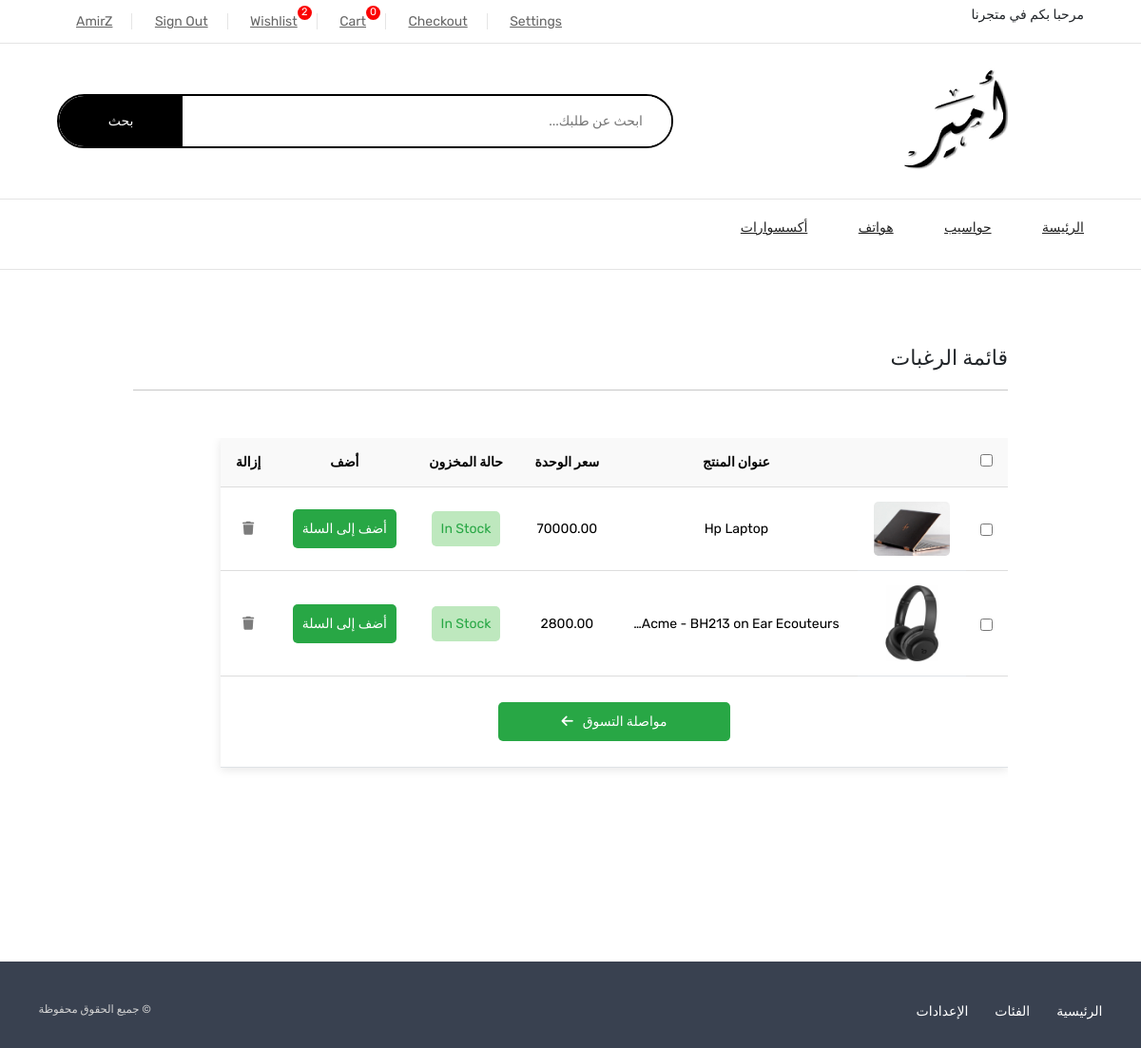
Page /wishlist/ (signed in) on the committed database.
### userauths/models.py (models this page shows, shortened)
class User(AbstractUser):
    email = models.EmailField(unique=True)
    username = models.CharField(max_length=100)
    bio = models.CharField(max_length=200)
    USERNAME_FIELD = "email"
    REQUIRED_FIELDS = ['username']

### core/models.py (models this page shows, shortened)
class Category(models.Model):
    cid = ShortUUIDField(
        unique=True,
        length=10,
        max_length=30,
        prefix="cat",
        alphabet="abcdefgh12345"
    )
    title = models.CharField(max_length=100, default="Computer")
    image = models.ImageField(upload_to="category", default="category.jpg")
    class Meta:
        verbose_name_plural = "Categories"

class Wishlists(models.Model):
    user = models.ForeignKey(User, on_delete=models.SET_NULL, null=True)
    product = models.ForeignKey(Product, on_delete=models.SET_NULL, null=True)
    date = models.DateTimeField(auto_now_add=True)
    class Meta:
        verbose_name_plural = "Wishlists "

class Product(models.Model):
    pid = ShortUUIDField(
        unique=True,
        length=10,
        max_length=30,
        alphabet="abcdefgh12345"
    )
    user = models.ForeignKey(User, on_delete=models.SET_NULL, null=True)
    category = models.ForeignKey(Category, on_delete=models.SET_NULL, null=True, related_name="category")
    vendor = models.ForeignKey(Vendor, on_delete=models.SET_NULL, null=True, related_name="vendor")
    title = models.CharField(max_length=100, default="CS")
    image = models.ImageField(upload_to=user_directory_path, default="product.jpg")
    description = RichTextUploadingField(null=True, blank=True, default="This is the product")
    price = models.DecimalField(max_digits=12, decimal_places=2, default="0.00")
    old_price = models.DecimalField(max_digits=12, decimal_places=2, default="2.99")
    specifications = RichTextUploadingField(null=True, blank=True, default="Good Product !")
    stock_count = models.CharField(max_length=100, default="8", null=True, blank=True)
    product_status = models.CharField(choices=STATUS, max_length=10, default="in_review")
    status = models.BooleanField(default=True)
    in_stock = models.BooleanField(default=True)
    featured = models.BooleanField(default=False)
    degital = models.BooleanField(default=False)
    sku = ShortUUIDField (
        unique=True,
        length=4,
        max_length=10,
        prefix="sku",
        alphabet="abcdefgh1234567890"
    )
    date = models.DateTimeField(auto_now_add=True)
    updated = models.DateTimeField(null=True, blank=True)
    class Meta:
        verbose_name_plural = "Products"

### core/views.py (the view)
# urls.py: path("wishlist/", wishlist_view, name="wishlist"),
@login_required
def wishlist_view(request):
    categories = Category.objects.all()
    wishlist = Wishlists.objects.filter(user=request.user)
    wishlist_count = wishlist.count()
    context = {
        "wishlist" : wishlist,
        "categories":categories,
        "wishlist_count": wishlist_count
    }
    return render(request, "core/wishlist.html", context)

### templates/core/wishlist.html (shortened to what this page needs)
{% extends 'partials/base.html' %}
{% load static %}
{% block content %}
<section class="cart" id="wishlist-list" style="display: flex; justify-content: space-between;">
    <form action="#" style="flex: 1;">
        <div class="opc-sidebar" style="position:relative;">
            <h4>قائمة الرغبات</h4>
            <div class="opc-box">
                <div style="width: 100%; margin-top: 50px; overflow-x: auto;">
                    <table class="table table-wishlist" style="width: 90%; border-collapse: collapse; background-color: #fff; box-shadow: 0 2px 10px rgba(0, 0, 0, 0.1);">
                        <thead>
                            <tr>
                                <th style="padding: 15px; text-align: center; border-bottom: 1px solid #ddd; background-color: #f9f9f9;">
                                    <input type="checkbox" id="select-all">
                                </th>
                                <th style="padding: 15px; text-align: center; border-bottom: 1px solid #ddd; background-color: #f9f9f9;"></th>
                                <th style="padding: 15px; text-align: center; border-bottom: 1px solid #ddd; background-color: #f9f9f9;">عنوان المنتج</th>
                                <th style="padding: 15px; text-align: center; border-bottom: 1px solid #ddd; background-color: #f9f9f9;">سعر الوحدة</th>
                                <th style="padding: 15px; text-align: center; border-bottom: 1px solid #ddd; background-color: #f9f9f9;">حالة المخزون</th>
                                <th style="padding: 15px; text-align: center; border-bottom: 1px solid #ddd; background-color: #f9f9f9;">أضف</th>
                                <th style="padding: 15px; text-align: center; border-bottom: 1px solid #ddd; background-color: #f9f9f9;">إزالة</th>
                            </tr>
                        </thead>
                        <tbody id="cart-body">
                            {% for w in wishlist %}
                                <tr style="text-align: center;">
                                    <td style="padding: 15px; border-bottom: 1px solid #ddd;align-content: center;">
                                        <input type="checkbox" class="product-checkbox" style="vertical-align: middle;">
                                    </td>
                                    <td style="padding: 15px; align-items: center; justify-content: center; gap: 10px; align-content: center;">
                                        <img src="{{w.product.image.url}}" alt="" style="border-radius: 5px; max-width: 80px; max-height: 80px; object-fit: cover;">
                                    </td>
                                    <td style="padding: 15px; border-bottom: 1px solid #ddd; text-align: center; align-content: center;">
                                        <a href="{% url 'core:product-detail' w.product.pid %}" style="text-decoration: none; color: var(--bs-black);">{{ w.product.title|truncatechars:30 }}</a>
                                    </td>
                                    <td class="price current-product-price-{{w.product.id}}" data-title="Price" style="padding: 15px; border-bottom: 1px solid #ddd; align-content: center;">
                                        {{w.product.price}}
                                    </td>
                                    <td style="padding: 15px; border-bottom: 1px solid #ddd;align-content: center;">
                                        <span style="padding: 10px;
                                                    background-color: #bee8be;
                                                    color: #28a745;
                                                    border-radius: 5px;
                                                    ">
                                        {% if w.product.in_stock %} In Stock {% else%} Out Of stock {% endif %} </span>
                                    </td>
                                    <td data-title="Cart" style="padding: 15px; border-bottom: 1px solid #ddd;align-content: center;">
                                        <button type="submit" class="btn add-to-cart-btn" id="add-to-cart-btn" data-index="{{ w.product.id }}" style="padding: 10px;
                                            background-color: #28a745;
                                            color: white;
                                            border-radius: 5px;
                                            border: none;">أضف إلى السلة
                                        </button>
                                    </td>
                                    <td class="action delete-item" data-title="Remove" style="padding: 15px; border-bottom: 1px solid #ddd;align-content: center;">
                                        <button class="delete-wishlist-product" data-wishlist-product="{{ w.id }}" style="cursor: pointer; border:none; background:none;">
                                            <i class="fa-solid fa-trash" style="color: #7c7c7c;"></i>
                                        </button>
                                    </td>
                                </tr>
                            {% empty %}
                                <tr>
                                    <td>
                                        <p>لا يوجد منتجات في قائمة الرغبات</p>
                                    </td>
                                </tr>
                            {% endfor %}
                            <tr>
                                <td colspan="7" style="text-align: center;">
                                    <div class="" style=" width: 100%;">
                                        <div class="btn-div" style="text-align: center;">
                                            <a href="{% url 'core:index' %}" class="btn"
                                                style="width: 30%; padding: 10px; background-color: #28a745; color: white; border: none; border-radius: 5px; text-decoration: none; display: inline-block;">
                                                مواصلة التسوق<i style="margin-right: 10px;" class="fa-solid fa-arrow-left"></i>
                                            </a>
                                        </div>
                                    </div>
                                </td>
                            </tr>
                        </tbody>
                    </table>
                </div>
            </div>
        </div>
    </form>
</section>
{% endblock content %}

### templates/partials/base.html (shortened to what this page needs)
{% load static %}
{% load static %}
<!DOCTYPE html>
<html lang="en">
    <head>
        <link rel="stylesheet" href="{% static 'swiperJs/swiper-bundle.min.css'%}" />
        <link rel="stylesheet" href="https://cdnjs.cloudflare.com/ajax/libs/font-awesome/6.4.0/css/all.min.css">
        <link rel="stylesheet" href="https://cdn.jsdelivr.net/npm/bootstrap@5.3.3/dist/css/bootstrap.min.css">
        <link rel="stylesheet" href="{% static 'style.css' %}">
        <link rel="stylesheet" href="{% static 'stylelogin.css' %}">
        <link rel="stylesheet" href="https://cdnjs.cloudflare.com/ajax/libs/font-awesome/6.5.0/css/all.min.css" />
    </head>
    <body class="menu-side-in-bag">
        <header>
            <div class="header-top">
                <div class="contanier">
                    <p> مرحبا بكم في متجرنا</p>
                    <div class="link-top-heder">
                        {% if request.user.is_authenticated %}
                            <a href="#">{{ request.user.username|capfirst  }}</a>
                            <a href="{% url 'userauths:sign-out' %}">Sign Out</a>
                            <a href="{% url 'core:wishlist' %}">Wishlist<span class="count-in-wishlist">{{wishlist.count}}</span></a>
                            <a href="{% url 'core:cart' %}">Cart<span class="count-in-card cart-items-count">{{request.session.cart_data_obj|length}}</span></a>
                            <a href="{% url 'core:checkout2' %}">Checkout</a>
                            <a href="page-account.html">Settings</a>
                        {% else %}
                            <a href="{% url 'userauths:sign-in' %}">Sign In</a>
                        {% endif %}
                    </div>
                </div>
            </div>
            <div class="header-info">
                <div class="contanier">
                    <a href="{% url 'core:index' %}"><img src="{% static 'img/logo.png' %}" alt=""></a>
                    <div class="search-bar">
                        <form action="{% url 'core:search' %}" methode="GET">
                            <input type="search" placeholder="ابحث عن طلبك..." name="q">
                            <button class="btn-srch" type="submit">بحث</button>
                        </form>
                    </div>
                </div>
            </div>
            <div class="header-bottom">
                <div class="contanier">
                    <ul class="nav-links">
                        {% if categories %}
                            <li><a href="{% url 'core:index' %}"> الرئيسة</a></li>
                            {% for c in categories %}
                                <li><a href="{% url 'core:category-product-list' c.cid %}">{{ c.title }}</a></li>
                            {% endfor %}
                        {% else %}
                            <li>No categories available</li>
                        {% endif %}
                    </ul>
                </div>
            </div>
        </header>
    {% block content %}
    {% endblock content %}
        <footer style="background-color: #394150; padding-block: 3rem 2rem;">
            <div class="container">
                <div style="display: flex;justify-content: space-between;">
                    <ul style="display: flex; justify-content: center; gap: 2rem; list-style: none; padding: 0; margin: 0;">
                        <li>
                            <a href="{% url 'core:index' %}" style="color: white; text-decoration: none; transition: color 0.4s;">الرئيسية</a>
                        </li>
                        <li>
                            <a href="{% url 'core:category-list' %}" style="color: white; text-decoration: none; transition: color 0.4s;">الفئات</a>
                        </li>
                        <li>
                            <a href="" style="color: white; text-decoration: none; transition: color 0.4s;">الإعدادات</a>
                        </li>
                    </ul>
                    <span style="color: lightgray; font-size: smaller;">
                        &#169; جميع الحقوق محفوظة
                    </span>
                </div>
            </div>
        </footer>
    </body>
</html>

### rows in the picture
User: user.username "AmirZ"
Category: title "حواسيب"
Category: title "هواتف"
Category: title "أكسسوارات"
Wishlists: product.image (picture), product "Hp Laptop", product.price "70000.00", shows "In Stock"
Wishlists: product.image (picture), product "Acme - BH213 on Ear Ecouteurs…", product.price "2800.00", shows "In Stock"

### other values in the picture
{{ wishlist.count }} "2"
{{ request.session.cart_data_obj|length }} "0"
